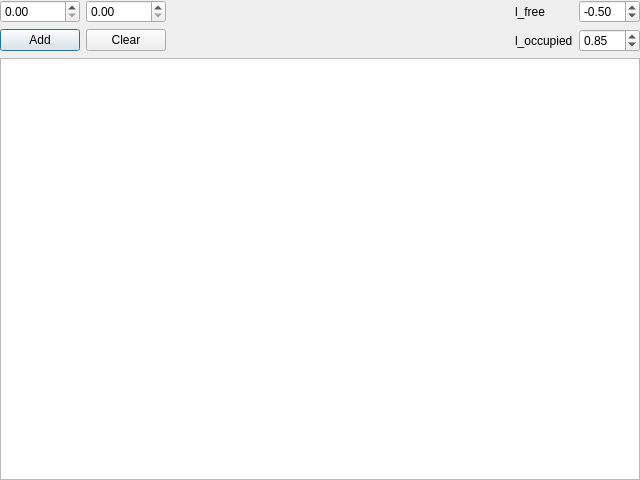
<?xml version="1.0" encoding="UTF-8"?>
<ui version="4.0">
 <class>Dialog</class>
 <widget class="QDialog" name="Dialog">
  <property name="geometry">
   <rect>
    <x>0</x>
    <y>0</y>
    <width>640</width>
    <height>480</height>
   </rect>
  </property>
  <property name="windowTitle">
   <string>Dialog</string>
  </property>
  <layout class="QGridLayout" name="gridLayout">
   <property name="leftMargin">
    <number>0</number>
   </property>
   <property name="topMargin">
    <number>0</number>
   </property>
   <property name="rightMargin">
    <number>0</number>
   </property>
   <property name="bottomMargin">
    <number>0</number>
   </property>
   <item row="1" column="0">
    <widget class="QPushButton" name="addbtn">
     <property name="text">
      <string>Add</string>
     </property>
    </widget>
   </item>
   <item row="1" column="1">
    <widget class="QPushButton" name="clrbtn">
     <property name="text">
      <string>Clear</string>
     </property>
    </widget>
   </item>
   <item row="0" column="0">
    <widget class="QDoubleSpinBox" name="xsbox"/>
   </item>
   <item row="1" column="2">
    <spacer name="horizontalSpacer">
     <property name="orientation">
      <enum>Qt::Horizontal</enum>
     </property>
     <property name="sizeHint" stdset="0">
      <size>
       <width>40</width>
       <height>20</height>
      </size>
     </property>
    </spacer>
   </item>
   <item row="0" column="1">
    <widget class="QDoubleSpinBox" name="ysbox"/>
   </item>
   <item row="1" column="4">
    <widget class="QDoubleSpinBox" name="loccupiedsbox">
     <property name="minimum">
      <double>-99.000000000000000</double>
     </property>
     <property name="singleStep">
      <double>0.100000000000000</double>
     </property>
     <property name="value">
      <double>0.850000000000000</double>
     </property>
    </widget>
   </item>
   <item row="2" column="0" colspan="5">
    <widget class="GraphicsView" name="graphicsView"/>
   </item>
   <item row="0" column="4">
    <widget class="QDoubleSpinBox" name="lfreesbox">
     <property name="minimum">
      <double>-99.000000000000000</double>
     </property>
     <property name="singleStep">
      <double>0.100000000000000</double>
     </property>
     <property name="value">
      <double>-0.500000000000000</double>
     </property>
    </widget>
   </item>
   <item row="1" column="3">
    <widget class="QLabel" name="label">
     <property name="text">
      <string>l_occupied</string>
     </property>
    </widget>
   </item>
   <item row="0" column="3">
    <widget class="QLabel" name="label_2">
     <property name="text">
      <string>l_free</string>
     </property>
    </widget>
   </item>
  </layout>
 </widget>
 <customwidgets>
  <customwidget>
   <class>GraphicsView</class>
   <extends>QGraphicsView</extends>
   <header>graphicsview.h</header>
  </customwidget>
 </customwidgets>
 <resources/>
 <connections/>
</ui>
